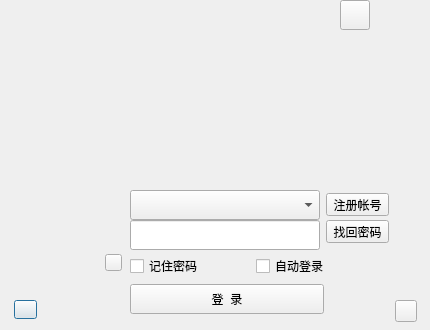
<?xml version="1.0" encoding="UTF-8"?>
<ui version="4.0">
 <class>LoginWindow</class>
 <widget class="QDialog" name="LoginWindow">
  <property name="geometry">
   <rect>
    <x>0</x>
    <y>0</y>
    <width>430</width>
    <height>330</height>
   </rect>
  </property>
  <property name="minimumSize">
   <size>
    <width>430</width>
    <height>330</height>
   </size>
  </property>
  <property name="maximumSize">
   <size>
    <width>430</width>
    <height>330</height>
   </size>
  </property>
  <property name="windowTitle">
   <string>Dialog</string>
  </property>
  <property name="locale">
   <locale language="English" country="UnitedStates"/>
  </property>
  <widget class="QComboBox" name="accountComboBox">
   <property name="geometry">
    <rect>
     <x>130</x>
     <y>190</y>
     <width>190</width>
     <height>30</height>
    </rect>
   </property>
   <property name="sizePolicy">
    <sizepolicy hsizetype="Fixed" vsizetype="Fixed">
     <horstretch>0</horstretch>
     <verstretch>0</verstretch>
    </sizepolicy>
   </property>
   <property name="minimumSize">
    <size>
     <width>190</width>
     <height>30</height>
    </size>
   </property>
   <property name="maximumSize">
    <size>
     <width>190</width>
     <height>30</height>
    </size>
   </property>
   <property name="focusPolicy">
    <enum>Qt::WheelFocus</enum>
   </property>
   <property name="contextMenuPolicy">
    <enum>Qt::NoContextMenu</enum>
   </property>
   <property name="accessibleName">
    <string>login_username</string>
   </property>
   <property name="locale">
    <locale language="Chinese" country="China"/>
   </property>
   <property name="editable">
    <bool>false</bool>
   </property>
   <property name="insertPolicy">
    <enum>QComboBox::NoInsert</enum>
   </property>
  </widget>
  <widget class="QLineEdit" name="passwordEdit">
   <property name="geometry">
    <rect>
     <x>130</x>
     <y>220</y>
     <width>190</width>
     <height>30</height>
    </rect>
   </property>
   <property name="sizePolicy">
    <sizepolicy hsizetype="Fixed" vsizetype="Fixed">
     <horstretch>0</horstretch>
     <verstretch>0</verstretch>
    </sizepolicy>
   </property>
   <property name="minimumSize">
    <size>
     <width>190</width>
     <height>30</height>
    </size>
   </property>
   <property name="maximumSize">
    <size>
     <width>190</width>
     <height>30</height>
    </size>
   </property>
   <property name="contextMenuPolicy">
    <enum>Qt::DefaultContextMenu</enum>
   </property>
   <property name="echoMode">
    <enum>QLineEdit::Password</enum>
   </property>
  </widget>
  <widget class="QCheckBox" name="rememberPsd">
   <property name="geometry">
    <rect>
     <x>130</x>
     <y>258</y>
     <width>81</width>
     <height>16</height>
    </rect>
   </property>
   <property name="text">
    <string>记住密码</string>
   </property>
  </widget>
  <widget class="QCheckBox" name="autoLogin">
   <property name="geometry">
    <rect>
     <x>256</x>
     <y>258</y>
     <width>91</width>
     <height>16</height>
    </rect>
   </property>
   <property name="text">
    <string>自动登录</string>
   </property>
  </widget>
  <widget class="QPushButton" name="loginButton">
   <property name="geometry">
    <rect>
     <x>130</x>
     <y>284</y>
     <width>194</width>
     <height>30</height>
    </rect>
   </property>
   <property name="minimumSize">
    <size>
     <width>194</width>
     <height>30</height>
    </size>
   </property>
   <property name="maximumSize">
    <size>
     <width>194</width>
     <height>30</height>
    </size>
   </property>
   <property name="focusPolicy">
    <enum>Qt::NoFocus</enum>
   </property>
   <property name="text">
    <string>登  录</string>
   </property>
  </widget>
  <widget class="QPushButton" name="moreAccountLogin">
   <property name="geometry">
    <rect>
     <x>14</x>
     <y>300</y>
     <width>23</width>
     <height>19</height>
    </rect>
   </property>
   <property name="minimumSize">
    <size>
     <width>23</width>
     <height>19</height>
    </size>
   </property>
   <property name="maximumSize">
    <size>
     <width>23</width>
     <height>19</height>
    </size>
   </property>
   <property name="text">
    <string/>
   </property>
  </widget>
  <widget class="QPushButton" name="loginState">
   <property name="geometry">
    <rect>
     <x>105</x>
     <y>254</y>
     <width>17</width>
     <height>17</height>
    </rect>
   </property>
   <property name="minimumSize">
    <size>
     <width>17</width>
     <height>17</height>
    </size>
   </property>
   <property name="maximumSize">
    <size>
     <width>17</width>
     <height>17</height>
    </size>
   </property>
   <property name="text">
    <string/>
   </property>
   <property name="iconSize">
    <size>
     <width>18</width>
     <height>18</height>
    </size>
   </property>
  </widget>
  <widget class="QPushButton" name="pButtonRegistAccount">
   <property name="enabled">
    <bool>true</bool>
   </property>
   <property name="geometry">
    <rect>
     <x>326</x>
     <y>193</y>
     <width>63</width>
     <height>23</height>
    </rect>
   </property>
   <property name="text">
    <string>注册帐号</string>
   </property>
   <property name="autoDefault">
    <bool>true</bool>
   </property>
  </widget>
  <widget class="QPushButton" name="pButtonForgetPassword">
   <property name="geometry">
    <rect>
     <x>326</x>
     <y>220</y>
     <width>63</width>
     <height>23</height>
    </rect>
   </property>
   <property name="text">
    <string>找回密码</string>
   </property>
  </widget>
  <widget class="QLabel" name="userHead">
   <property name="geometry">
    <rect>
     <x>40</x>
     <y>190</y>
     <width>80</width>
     <height>80</height>
    </rect>
   </property>
   <property name="minimumSize">
    <size>
     <width>80</width>
     <height>80</height>
    </size>
   </property>
   <property name="maximumSize">
    <size>
     <width>80</width>
     <height>80</height>
    </size>
   </property>
   <property name="text">
    <string/>
   </property>
  </widget>
  <widget class="QPushButton" name="pButtongFlicker">
   <property name="geometry">
    <rect>
     <x>395</x>
     <y>300</y>
     <width>22</width>
     <height>22</height>
    </rect>
   </property>
   <property name="sizePolicy">
    <sizepolicy hsizetype="Minimum" vsizetype="Fixed">
     <horstretch>0</horstretch>
     <verstretch>0</verstretch>
    </sizepolicy>
   </property>
   <property name="minimumSize">
    <size>
     <width>22</width>
     <height>22</height>
    </size>
   </property>
   <property name="maximumSize">
    <size>
     <width>22</width>
     <height>22</height>
    </size>
   </property>
   <property name="text">
    <string/>
   </property>
  </widget>
  <widget class="QPushButton" name="pButtonArrow">
   <property name="geometry">
    <rect>
     <x>340</x>
     <y>0</y>
     <width>30</width>
     <height>30</height>
    </rect>
   </property>
   <property name="sizePolicy">
    <sizepolicy hsizetype="Minimum" vsizetype="Fixed">
     <horstretch>0</horstretch>
     <verstretch>0</verstretch>
    </sizepolicy>
   </property>
   <property name="minimumSize">
    <size>
     <width>30</width>
     <height>30</height>
    </size>
   </property>
   <property name="maximumSize">
    <size>
     <width>30</width>
     <height>30</height>
    </size>
   </property>
   <property name="text">
    <string/>
   </property>
  </widget>
  <widget class="QLabel" name="backLabel">
   <property name="geometry">
    <rect>
     <x>0</x>
     <y>0</y>
     <width>430</width>
     <height>180</height>
    </rect>
   </property>
   <property name="text">
    <string/>
   </property>
  </widget>
  <zorder>userHead</zorder>
  <zorder>loginState</zorder>
  <zorder>accountComboBox</zorder>
  <zorder>passwordEdit</zorder>
  <zorder>rememberPsd</zorder>
  <zorder>autoLogin</zorder>
  <zorder>loginButton</zorder>
  <zorder>moreAccountLogin</zorder>
  <zorder>pButtonRegistAccount</zorder>
  <zorder>pButtonForgetPassword</zorder>
  <zorder>pButtongFlicker</zorder>
  <zorder>pButtonArrow</zorder>
  <zorder>backLabel</zorder>
 </widget>
 <resources/>
 <connections/>
</ui>
